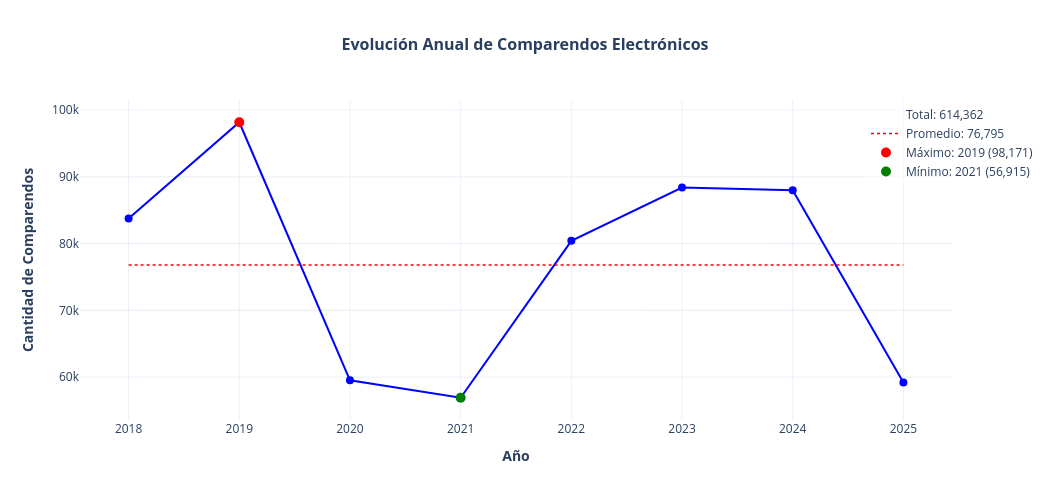

This figure's notebook cell:
### Markdown cell above
### Análisis temporal de comparendos electrónicos por año

Se examina la evolución anual de los comparendos electrónicos, agrupando los registros por año de la fecha del comparendo y sumando la columna `CANTIDAD_INFRACCIONES` para obtener el volumen real de infracciones por cada período. Se presentan los resultados mediante una tabla de frecuencias que muestra la cantidad y el porcentaje de infracciones por año, y un gráfico de barras que ilustra la tendencia temporal. Este análisis permite identificar patrones de crecimiento o disminución en la detección de infracciones a lo largo del tiempo, así como evaluar el impacto de la implementación del sistema de cámaras en diferentes años.

### Code cell
infracciones_por_año = df_comparendos_electronicos.groupby(df_comparendos_electronicos['fecha_comparendo'].dt.year)['CANTIDAD_INFRACCIONES'].sum().sort_index()

total_infracciones = df_comparendos_electronicos['CANTIDAD_INFRACCIONES'].sum()
promedio_anual = infracciones_por_año.mean()
max_anual = infracciones_por_año.max()
max_año = infracciones_por_año.idxmax()
min_anual = infracciones_por_año.min()
min_año = infracciones_por_año.idxmin()

df_anual = pd.DataFrame({
    'Año': infracciones_por_año.index,
    'Infracciones': infracciones_por_año.values,
    'Porcentaje del Total': (infracciones_por_año.values / total_infracciones * 100).round(2)
}).sort_values('Infracciones', ascending=False).reset_index(drop=True)

print("Distribución de Comparendos Electrónicos por Año")
display(df_anual)

display(HTML("<hr style='border: 1px solid #d3d3d3; margin: 20px 0;'>"))

fig = go.Figure()

fig.add_trace(go.Scatter(
    x=infracciones_por_año.index,
    y=infracciones_por_año.values,
    mode='lines+markers',
    name='Infracciones anuales',
    line=dict(color="blue", width=2),
    marker=dict(size=8, color='blue'),
    hovertemplate='Año: %{x}<br>Infracciones: %{y:,.0f}<extra></extra>',
    showlegend=False
))

fig.add_trace(go.Scatter(
    x=[None],
    y=[None],
    mode='none',
    name=f'Total: {int(total_infracciones):,}',
    showlegend=True
))

x_min = infracciones_por_año.index.min()
x_max = infracciones_por_año.index.max()
fig.add_trace(go.Scatter(
    x=[x_min, x_max],
    y=[promedio_anual, promedio_anual],
    mode='lines',
    name=f'Promedio: {int(promedio_anual):,}',
    line=dict(color='red', width=1.5, dash='dot'),
    showlegend=True,
    hoverinfo='none'
))

fig.add_trace(go.Scatter(
    x=[max_año],
    y=[max_anual],
    mode='markers',
    name=f'Máximo: {max_año} ({int(max_anual):,})',
    marker=dict(size=10, color='red', symbol='circle'),
    hoverinfo='none'
))

fig.add_trace(go.Scatter(
    x=[min_año],
    y=[min_anual],
    mode='markers',
    name=f'Mínimo: {min_año} ({int(min_anual):,})',
    marker=dict(size=10, color='green', symbol='circle'),
    hoverinfo='none'
))

fig.update_layout(
    title=dict(
        text='Evolución Anual de Comparendos Electrónicos',
        x=0.5,
        xanchor='center',
        font=dict(size=16, weight='bold')
    ),
    xaxis_title=dict(
        text='Año',
        font=dict(weight='bold')
    ),
    yaxis_title=dict(
        text='Cantidad de Comparendos',
        font=dict(weight='bold')
    ),
    template='plotly_white',
    hovermode='x unified',
    legend=dict(
        x=1, 
        y=1, 
        xanchor='center',
        yanchor='top',
        bgcolor='rgba(255,255,255,0.5)',
        font=dict(size=12)
    ),
    width=1050, 
    height=500
)

fig.update_xaxes(tickmode='linear', tick0=2018, dtick=1)

fig.show()

### Figure 1 — Plotly figure (JSON) as saved in the notebook; plotly's stock layout.template omitted (floating-point values rounded to 4 significant figures)
{"data": [{"hovertemplate": "Año: %{x}<br>Infracciones: %{y:,.0f}<extra></extra>", "line": {"color": "blue", "width": 2}, "marker": {"color": "blue", "size": 8}, "mode": "lines+markers", "name": "Infracciones anuales", "showlegend": false, "type": "scatter", "x": [2018, 2019, 2020, 2021, 2022, 2023, 2024, 2025], "y": [83741, 98171, 59526, 56915, 80415, 88402, 87994, 59198]}, {"mode": "none", "name": "Total: 614,362", "showlegend": true, "type": "scatter", "x": [null], "y": [null]}, {"hoverinfo": "none", "line": {"color": "red", "dash": "dot", "width": 1.5}, "mode": "lines", "name": "Promedio: 76,795", "showlegend": true, "type": "scatter", "x": [2018, 2025], "y": [76800.0, 76800.0]}, {"hoverinfo": "none", "marker": {"color": "red", "size": 10, "symbol": "circle"}, "mode": "markers", "name": "Máximo: 2019 (98,171)", "type": "scatter", "x": [2019], "y": [98171]}, {"hoverinfo": "none", "marker": {"color": "green", "size": 10, "symbol": "circle"}, "mode": "markers", "name": "Mínimo: 2021 (56,915)", "type": "scatter", "x": [2021], "y": [56915]}], "layout": {"height": 500, "hovermode": "x unified", "legend": {"bgcolor": "rgba(255,255,255,0.5)", "font": {"size": 12}, "x": 1, "xanchor": "center", "y": 1, "yanchor": "top"}, "title": {"font": {"size": 16, "weight": "bold"}, "text": "Evolución Anual de Comparendos Electrónicos", "x": 0.5, "xanchor": "center"}, "width": 1050, "xaxis": {"dtick": 1, "tick0": 2018, "tickmode": "linear", "title": {"font": {"weight": "bold"}, "text": "Año"}}, "yaxis": {"title": {"font": {"weight": "bold"}, "text": "Cantidad de Comparendos"}}}}
